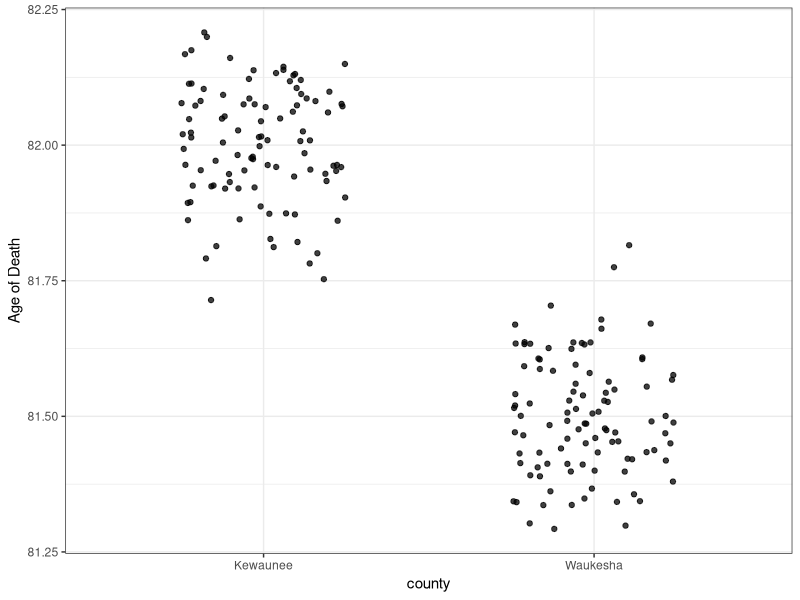
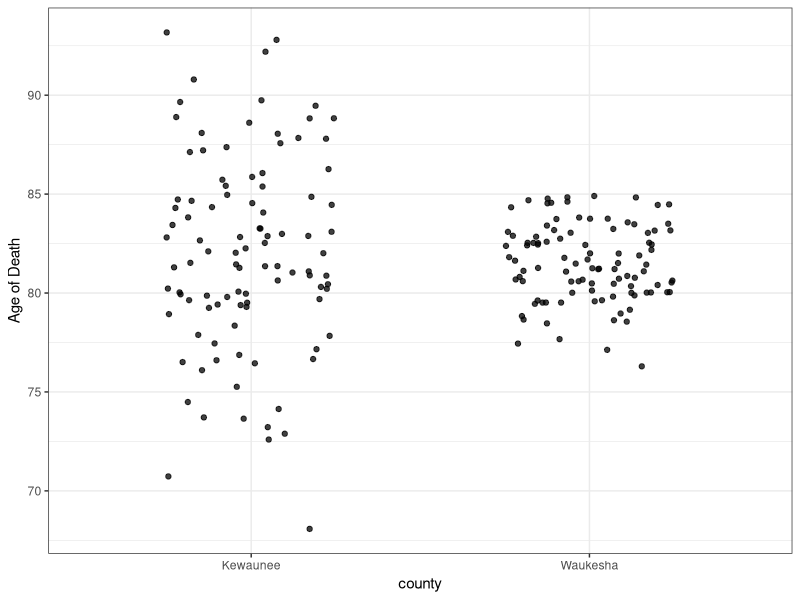

Recreate these plots in R, in order.
## ---- chunk 1
knitr::opts_chunk$set(echo = FALSE, warning = FALSE, message = FALSE, dpi = 300)
## ---- chunk 2
library(tidyverse)
n <- 100
set.seed(1011)
made_up_life_exp <- tibble(county = rep(c("Kewaunee", "Waukesha"), each = 2*n),
                           experiment = rep(c(1,2), 2*n),
                           mean = if_else(county == "Kewaunee", 82, 81.5), 
                           sd = case_when(experiment == 1 & county == "Kewaunee"~ 5, 
                                          experiment == 1 & county == "Waukesha"~ 2, 
                                          experiment == 2 ~ 0.1)) %>% 
  group_by(county, experiment) %>% 
  mutate(`Age of Death` = rnorm(n = n, mean, sd),
         group_mean = mean(`Age of Death`)) %>% 
  ungroup() %>% 
  mutate(`Age of Death` = `Age of Death` - (group_mean-mean))
  

made_up_life_exp_table <- made_up_life_exp %>% 
  group_by(county, experiment) %>% 
  summarise(n = n(), 
            `Average Age of Death` = mean(`Age of Death`))

made_up_life_exp_table %>% 
  filter(experiment == 2) %>% 
  select(-experiment) %>% 
  knitr::kable(format = 'html')

ggplot(made_up_life_exp %>% filter(experiment == 2),
       aes(x = county, y = `Age of Death`)) + 
  geom_jitter(alpha = 0.75, width = 0.25) + 
  theme_bw()
## ---- chunk 3
made_up_life_exp_table %>% 
  filter(experiment == 1) %>% 
  select(-experiment) %>% 
  knitr::kable(format = "html")

ggplot(made_up_life_exp %>% filter(experiment == 1),
       aes(x = county, y = `Age of Death`)) + 
  geom_jitter(alpha = 0.75, width = 0.25) + 
  theme_bw()
